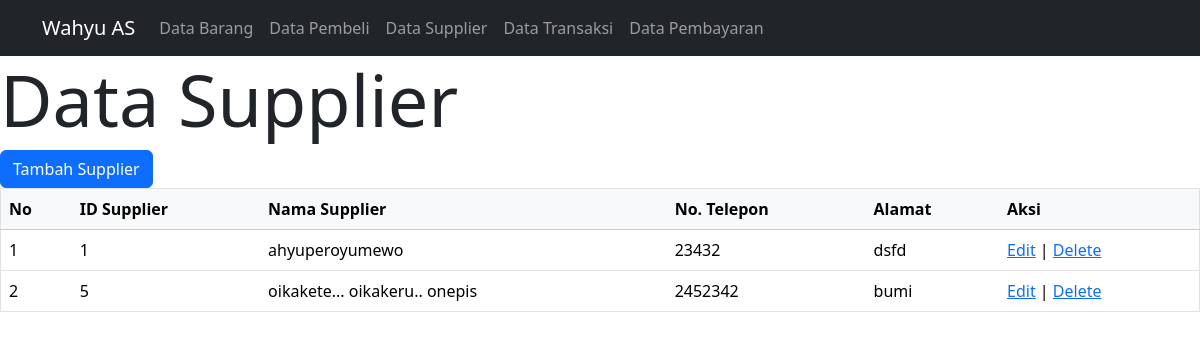
The app's page /Supplier/data_supplier.php with its own data.
### tables this page shows
CREATE TABLE `supplier` (
  `id_supplier` int(11) NOT NULL,
  `nama_supplier` varchar(30) NOT NULL,
  `no_telp` char(13) NOT NULL,
  `alamat` varchar(100) NOT NULL
);

### Supplier/data_supplier.php (the view, shortened to what this page needs)
<?php
require '../Functions/functions.php';
$supplier = query("SELECT * FROM supplier");
?>
<!DOCTYPE html>
<html lang="en">
<head>
    <link href="https://cdn.jsdelivr.net/npm/bootstrap@5.3.2/dist/css/bootstrap.min.css" rel="stylesheet">
</head>
<body>
    <?php echo generateNavigation(); ?>
    <h1 class="display-2">Data Supplier</h1>
    <a href="tambah_supplier.php" class="btn btn-primary">Tambah Supplier</a>
    <table class="table" border="1">
        <thead class="table-light">
            <tr>
                <th>No</th>
                <th>ID Supplier</th>
                <th>Nama Supplier</th>
                <th>No. Telepon</th>
                <th>Alamat</th>
                <th>Aksi</th>
            </tr>
        </thead>
        <tbody>
            <?php $i = 1; ?>
            <?php foreach ($supplier as $sup) { ?>
                <tr>
                    <td><?= $i; ?></td>
                    <td><?= $sup['id_supplier']; ?></td>
                    <td><?= $sup['nama_supplier']; ?></td>
                    <td><?= $sup['no_telp']; ?></td>
                    <td><?= $sup['alamat']; ?></td>
                    <td>
                <a href="ubah_supplier.php?id=<?= $sup['id_supplier']; ?>">Edit</a> |
                <a href="./hapus_supplier.php?id=<?= $sup['id_supplier']; ?>">Delete</a>
            </td>
                </tr>
                <?php $i++; ?>
            <?php } ?>
        </tbody>
    </table>
</body>
</html>

### records on screen
supplier: id_supplier "1", nama_supplier "ahyuperoyumewo", no_telp "23432", alamat "dsfd"
supplier: id_supplier "5", nama_supplier "oikakete... oikakeru.. onepis", no_telp "2452342", alamat "bumi"
